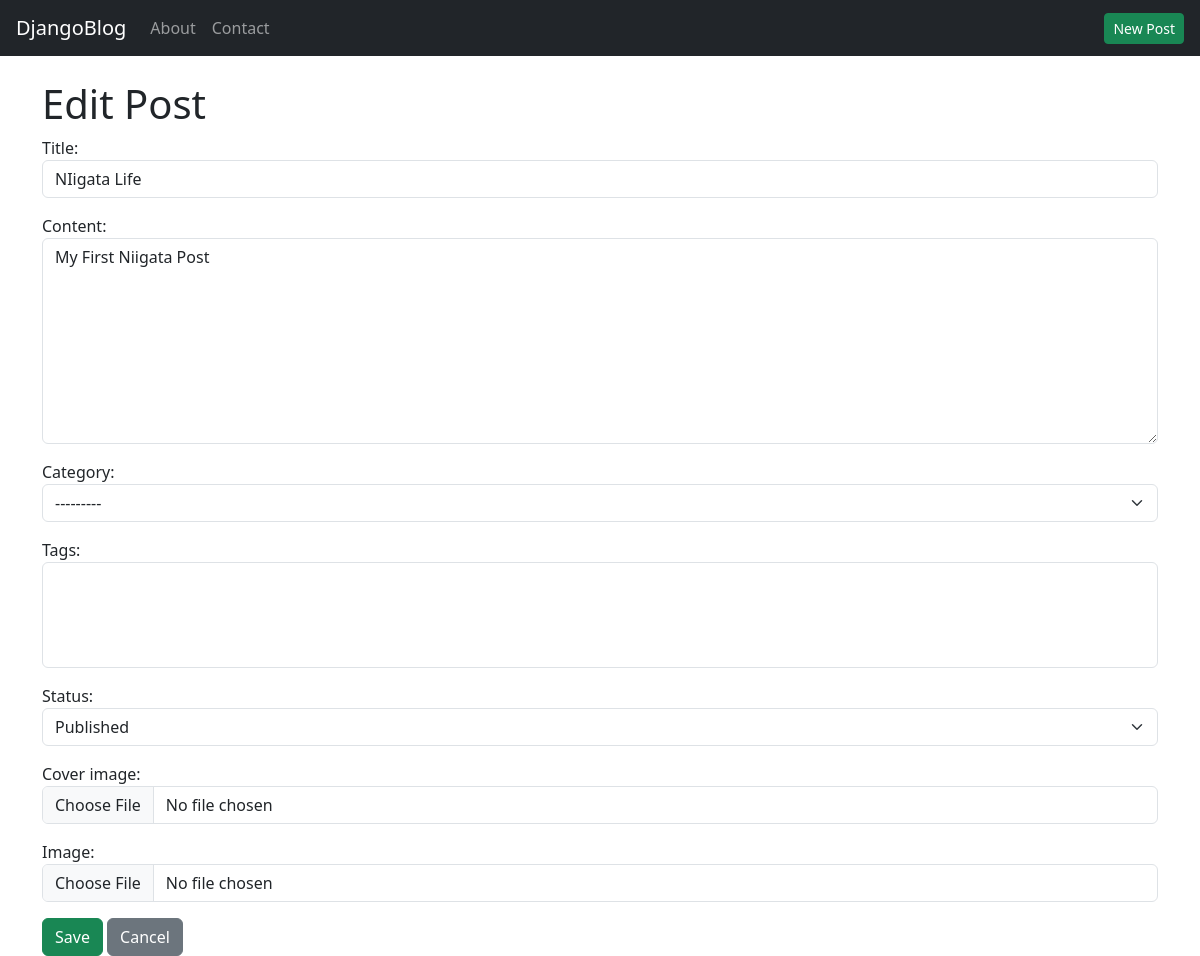
Screenshot of /post/niigata-life/edit/ (signed in) with the database file from the repository.
### blog/models.py (models this page shows, shortened)
class Post(models.Model):
    STATUS_CHOICES = [
        ("draft", "Draft"),
        ("published", "Published"),
    ]
    title = models.CharField(max_length=200)
    slug = models.SlugField(max_length=200, unique=True)
    content = models.TextField()
    status = models.CharField(max_length=10, choices=STATUS_CHOICES, default="published")
    created_at = models.DateTimeField(auto_now_add=True)
    updated_at = models.DateTimeField(auto_now=True)
    category = models.ForeignKey(
        Category, on_delete=models.SET_NULL, null=True, blank=True, related_name="posts"
    )
    tags = models.ManyToManyField(Tag, blank=True, related_name="posts")
    image = models.ImageField(upload_to='posts/', blank=True, null=True)
    cover_image = models.ImageField(upload_to="post_covers/", blank=True, null=True)

### blog/views.py (the view, shortened to what this page needs)
# urls.py: path('post/<slug:slug>/edit/', views.PostUpdateView.as_view(), name='post_edit'),
class PostUpdateView(LoginRequiredMixin, UpdateView):
    model = Post
    form_class = PostForm
    template_name = "blog/post_form.html"

### blog/forms.py (shortened to what this page needs)
class PostForm(forms.ModelForm):
    class Meta:
        model = Post
        fields = ["title", "content", "category", "tags", "status", "cover_image", "image"]
        widgets = {
            "content": forms.Textarea(attrs={"rows": 8, "class": "form-control"}),
            "title": forms.TextInput(attrs={"class": "form-control"}),
            "category": forms.Select(attrs={"class": "form-select"}),
            "status": forms.Select(attrs={"class": "form-select"}),
            "tags": forms.SelectMultiple(attrs={"class": "form-select"}),
            "cover_image": forms.ClearableFileInput(attrs={"class": "form-control"}),
            "image": forms.ClearableFileInput(attrs={"class": "form-control"}),
        }

### blog/templates/blog/post_form.html (shortened to what this page needs)
{% extends "blog/base.html" %}
{% block content %}
<h1>{% if object %}Edit Post{% else %}New Post{% endif %}</h1>
<form method="post" enctype="multipart/form-data">
  {% for field in form %}
    <div class="mb-3">
      {{ field.label_tag }}
      {{ field }}
    </div>
  {% endfor %}
  <button type="submit" class="btn btn-success">Save</button>
  <a href="{% url 'home' %}" class="btn btn-secondary">Cancel</a>
</form>
{% endblock %}

### rows the page displays
Post: form "NIigata Life" "My First Niigata Post" "---------" "Published"

### other values shown
{{ field.label_tag }} "Title:" "Content:" "Category:" "Tags:" "Status:" "Cover image:" "Image:"
